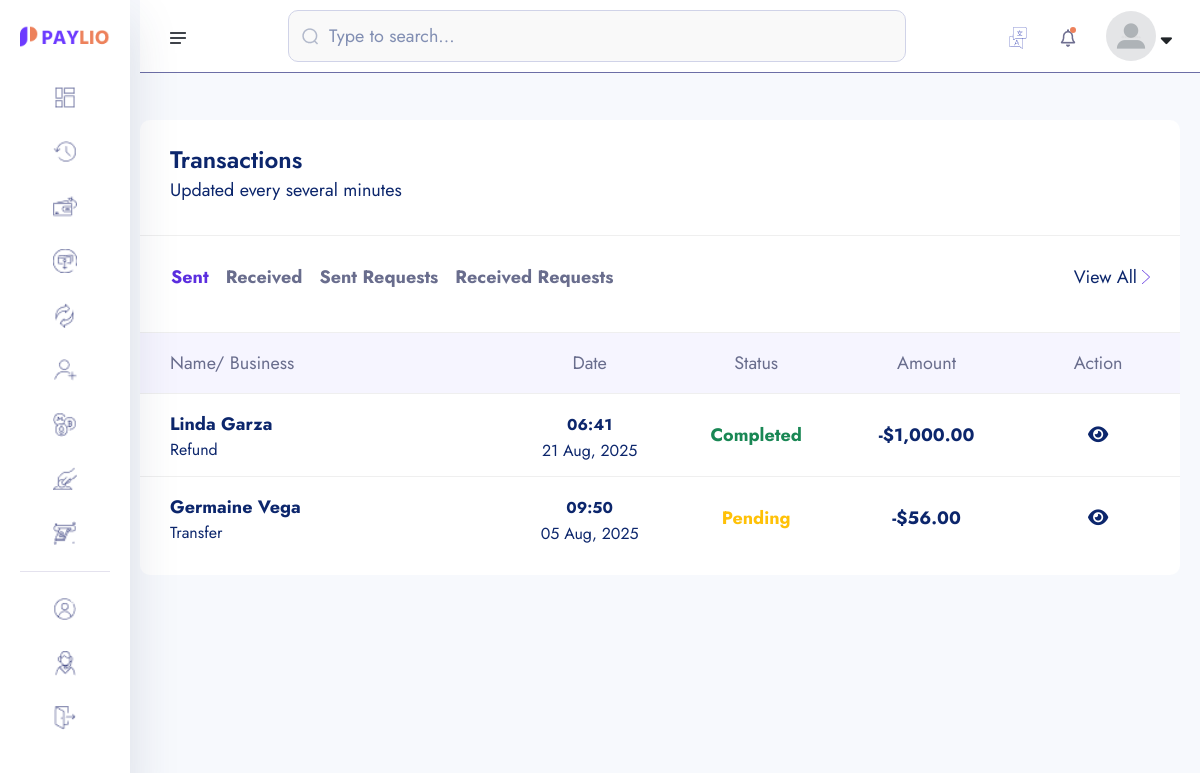
The page /transactions/ (signed in) on the database as committed earlier.
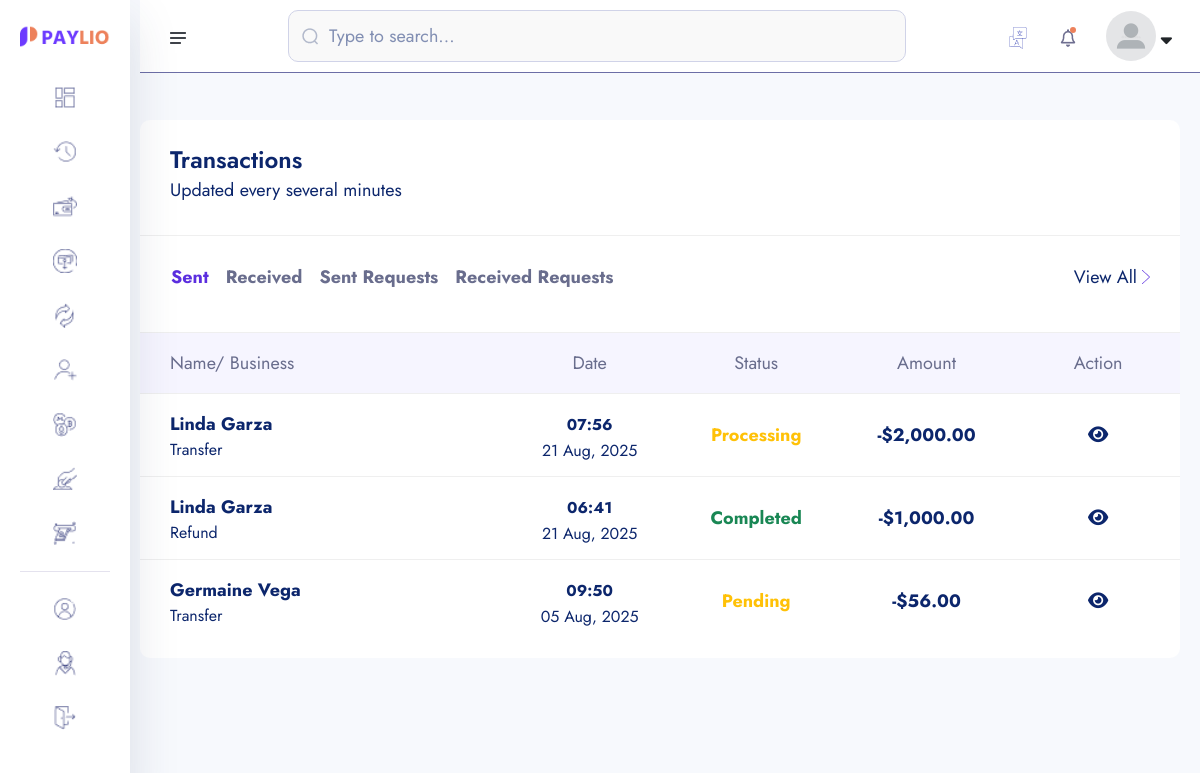
The same page on the database as committed later.
### core/models.py (models this page shows, shortened)
class Transaction(models.Model):
    transaction_id = ShortUUIDField(unique=True, length=15, max_length=20, prefix="TRN")
    user = models.ForeignKey(User, on_delete=models.SET_NULL, null=True)
    amount = models.DecimalField(max_digits=12, decimal_places=2, default=0.00)
    description = models.CharField(max_length=1000, null=True, blank=True)
    reciever = models.ForeignKey(User, on_delete=models.SET_NULL, null=True, related_name="reciever")
    sender = models.ForeignKey(User, on_delete=models.SET_NULL, null=True, related_name="sender")
    reciever_account = models.ForeignKey(Account, on_delete=models.SET_NULL, null=True, related_name="reciever_account")
    sender_account = models.ForeignKey(Account, on_delete=models.SET_NULL, null=True, related_name="sender_account")
    status = models.CharField(choices=TRANSACTION_STATUS, max_length=100, default="pending")
    transaction_type = models.CharField(choices=TRANSACTION_TYPE, max_length=100, default="none")
    date = models.DateTimeField(auto_now_add=True)
    updated = models.DateTimeField(auto_now_add=False, null=True, blank=True)

### userauths/models.py (models this page shows, shortened)
class User(AbstractUser):
    username = models.CharField(max_length=255)
    email = models.EmailField(unique=True)
    is_staff = models.BooleanField(default=False)
    is_superuser = models.BooleanField(default=False)
    USERNAME_FIELD = "email"
    REQUIRED_FIELDS = ['username']

### account/models.py (models this page shows, shortened)
class KYC(models.Model):
    id = models.UUIDField(primary_key=True, unique=True, default=uuid.uuid4, editable=False)
    user =  models.OneToOneField(User, on_delete=models.CASCADE)
    account =  models.OneToOneField(Account, on_delete=models.CASCADE, null=True, blank=True)
    full_name = models.CharField(max_length=1000)
    image = models.ImageField(upload_to="kyc", default="default.jpg")
    marrital_status = models.CharField(choices=MARITAL_STATUS, max_length=40)
    gender = models.CharField(choices=GENDER, max_length=40)
    identity_type = models.CharField(choices=IDENTITY_TYPE, max_length=140)
    identity_image = models.ImageField(upload_to="kyc", null=True, blank=True)
    date_of_birth = models.DateTimeField(auto_now_add=False)
    signature = models.ImageField(upload_to="kyc")
    country = models.CharField(max_length=100)
    state = models.CharField(max_length=100)
    city = models.CharField(max_length=100)
    mobile = models.CharField(max_length=1000)
    fax = models.CharField(max_length=1000)
    date = models.DateTimeField(auto_now_add=True)
    class Meta:
        ordering = ['-date']

### core/transaction.py (the view)
# urls.py: path('transactions/', transaction.transaction_lists, name='transactions'),
@login_required
def transaction_lists(request):
    sender_transaction = Transaction.objects.filter(sender=request.user).order_by('-id')
    reciever_transaction = Transaction.objects.filter(reciever=request.user).order_by('-id')
    context = {
        'sender_transaction':sender_transaction,
        'reciever_transaction':reciever_transaction,
    }
    return render(request, 'transaction/transaction-list.html', context)

### core/templates/transaction/transaction-list.html (shortened to what the changed rows need)
{% extends "auth_base.html" %}
{% load static %}
{% load humanize %}
{% block content %}
    <section class="dashboard-section body-collapse">
        <div class="overlay pt-120">
            <div class="container-fruid">
                <div class="row">
                    <div class="col-xl-12 col-lg-12">
                        <div class="section-content">
                            <div class="transactions-area">
                                <div class="tab-content mt-40">
                                    <div class="tab-pane fade show active" id="latest" role="tabpanel" aria-labelledby="latest-tab">
                                        <div class="table-responsive">
                                            <table class="table">
                                                <thead>
                                                    <tr>
                                                        <th scope="col">Name/ Business</th>
                                                        <th scope="col">Date</th>
                                                        <th scope="col">Status</th>
                                                        <th scope="col">Amount</th>
                                                        <th scope="col">Action</th>
                                                    </tr>
                                                </thead>
                                                <tbody>
                                                    {% for s in sender_transaction %}
                                                        <tr data-bs-toggle="modal" data-bs-target="#transactionsMod">
                                                            <th scope="row">
                                                                <p>{{s.reciever.kyc.full_name|title}}</p>
                                                                <p class="mdr">{{s.transaction_type|title}}</p>
                                                            </th>
                                                            <td>
                                                                <p><small>{{s.date|date:"h:i"}}</small></p>
                                                                <p class="mdr">{{s.date|date:"d M, Y"}}</p>
                                                            </td>
                                                            <td>
                                                                {% if s.status %}
                                                                    {% if s.status == 'completed' %}
                                                                        <p class="text-success" style="color: #28a745; font-weight: bold;">{{ s.status|title }}</p>
                                                                    {% elif s.status == 'pending' or s.status == 'processing' %}
                                                                        <p class="text-warning" style="color: #f39c12; font-weight: bold;">{{ s.status|title }}</p>
                                                                    {% elif s.status == 'failed' %}
                                                                        <p class="text-danger" style="color: #e74c3c; font-weight: bold;">{{ s.status|title }}</p>
                                                                    {% else %}
                                                                        <p class="text-muted" style="color: #bdc3c7; font-weight: bold;">{{ s.status|title }}</p>
                                                                    {% endif %}
                                                                {% endif %}
                                                            </td>
                                                            <td>
                                                                <p>-${{s.amount|intcomma}}</p>
                                                            </td>
                                                            <td>
                                                                <a href="{% url 'core:transaction-detail' s.transaction_id %}" class=""><i class="fas fa-eye"></i></a>
                                                            </td>
                                                        </tr>
                                                    {% endfor %}
                                                </tbody>
                                            </table>
                                        </div>
                                    </div>
                                </div>
                            </div>
                        </div>
                    </div>
                </div>
            </div>
        </div>
    </section>
{% endblock content %}

Rows that differ between the two databases and show on the page:
added Transaction: reciever.kyc.full_name "Linda Garza", transaction_type "Transfer", date "07:56", date "21 Aug, 2025", status "Processing", amount "2,000.00"
